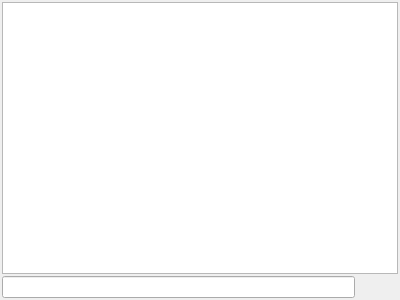
<?xml version="1.0" encoding="UTF-8"?>
<ui version="4.0">
 <class>RoomsDock</class>
 <widget class="QDockWidget" name="RoomsDock">
  <property name="geometry">
   <rect>
    <x>0</x>
    <y>0</y>
    <width>400</width>
    <height>300</height>
   </rect>
  </property>
  <property name="features">
   <set>QDockWidget::DockWidgetFloatable|QDockWidget::DockWidgetMovable|QDockWidget::DockWidgetVerticalTitleBar</set>
  </property>
  <property name="windowTitle">
   <string>Chat rooms</string>
  </property>
  <widget class="QWidget" name="dockWidgetContents">
   <layout class="QVBoxLayout" name="verticalLayout">
    <property name="spacing">
     <number>2</number>
    </property>
    <property name="margin">
     <number>2</number>
    </property>
    <item>
     <widget class="QTableView" name="tblRooms"/>
    </item>
    <item>
     <layout class="QHBoxLayout" name="horizontalLayout">
      <property name="spacing">
       <number>3</number>
      </property>
      <item>
       <widget class="QLineEdit" name="txtRoomName"/>
      </item>
      <item>
       <widget class="QPushButton" name="butJoinRoom">
        <property name="toolTip">
         <string>Join the room</string>
        </property>
        <property name="text">
         <string/>
        </property>
        <property name="icon">
         <iconset resource="../ressources.qrc">
          <normaloff>:/icons/ressources/join_chat_room.png</normaloff>:/icons/ressources/join_chat_room.png</iconset>
        </property>
        <property name="flat">
         <bool>true</bool>
        </property>
       </widget>
      </item>
     </layout>
    </item>
   </layout>
  </widget>
 </widget>
 <resources>
  <include location="../ressources.qrc"/>
 </resources>
 <connections/>
</ui>
